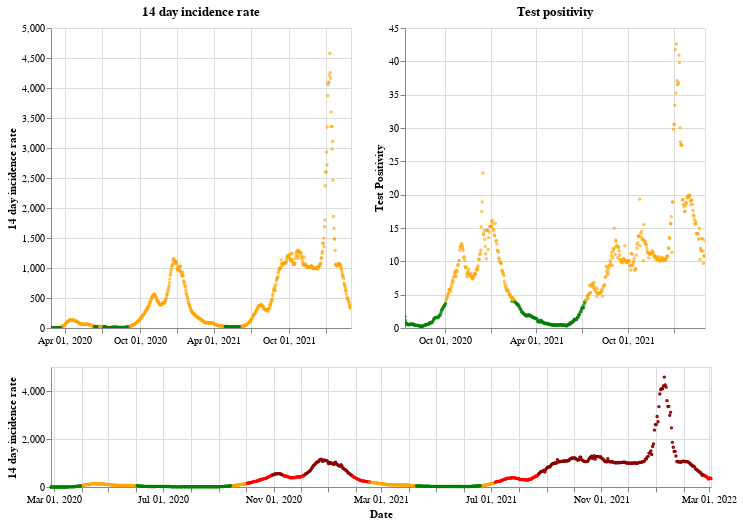

Notebook code cell kept with this figure:
### Markdown cell above
## Wales

### Code cell
plot_traffic_light('Wales')

### Figure 1 — Vega-Lite specification as saved in the notebook (floating-point values rounded to 4 significant figures; data arrays with more than 128 entries replaced by an {"elided": "..."} marker saying what was removed)
{"config": {"view": {"continuousWidth": 400, "continuousHeight": 300}}, "vconcat": [{"hconcat": [{"mark": {"type": "point", "size": 2}, "encoding": {"color": {"condition": {"value": "green", "test": "(datum.twoWeeklyCasesRate <= 25)"}, "value": "orange"}, "tooltip": [{"type": "nominal", "field": "areaName"}, {"type": "temporal", "field": "date"}, {"type": "quantitative", "field": "twoWeeklyCasesRate"}, {"type": "quantitative", "field": "testPositivity"}], "x": {"type": "temporal", "axis": {"title": ""}, "field": "date", "scale": {"domain": {"selection": "DateBrush"}}, "timeUnit": "yearmonthdate"}, "y": {"type": "quantitative", "axis": {"title": "14 day incidence rate"}, "field": "twoWeeklyCasesRate"}}, "title": "14 day incidence rate", "width": 300}, {"mark": {"type": "point", "size": 2}, "encoding": {"color": {"condition": {"value": "green", "test": "(datum.testPositivity <= 4)"}, "value": "orange"}, "tooltip": [{"type": "nominal", "field": "areaName"}, {"type": "temporal", "field": "date"}, {"type": "quantitative", "field": "twoWeeklyCasesRate"}, {"type": "quantitative", "field": "testPositivity"}], "x": {"type": "temporal", "axis": {"title": ""}, "field": "date", "scale": {"domain": {"selection": "DateBrush"}}, "timeUnit": "yearmonthdate"}, "y": {"type": "quantitative", "axis": {"title": "Test Positivity"}, "field": "testPositivity"}}, "title": "Test positivity", "width": 300}]}, {"layer": [{"mark": {"type": "point", "size": 2}, "encoding": {"color": {"condition": {"value": "orange", "test": "(((datum.testPositivity < 4) && (datum.twoWeeklyCasesRate >= 50)) && (datum.twoWeeklyCasesRate < 200))"}, "value": "red"}, "opacity": {"condition": {"value": 1, "test": "((datum.twoWeeklyCasesRate >= 50) && (datum.twoWeeklyCasesRate < 500))"}, "value": 0}, "tooltip": [{"type": "nominal", "field": "areaName"}, {"type": "temporal", "field": "date"}, {"type": "quantitative", "field": "twoWeeklyCasesRate"}, {"type": "quantitative", "field": "testPositivity"}], "x": {"type": "temporal", "axis": {"title": "Date"}, "field": "date", "timeUnit": "yearmonthdate"}, "y": {"type": "quantitative", "axis": {"title": "14 day incidence rate"}, "field": "twoWeeklyCasesRate"}}, "selection": {"DateBrush": {"type": "interval", "encodings": ["x"], "fields": ["Time"]}}}, {"mark": {"type": "point", "size": 2}, "encoding": {"color": {"value": "darkred"}, "opacity": {"condition": {"value": 1, "test": "(datum.twoWeeklyCasesRate >= 500)"}, "value": 0}, "tooltip": [{"type": "nominal", "field": "areaName"}, {"type": "temporal", "field": "date"}, {"type": "quantitative", "field": "twoWeeklyCasesRate"}, {"type": "quantitative", "field": "testPositivity"}], "x": {"type": "temporal", "axis": {"title": "Date"}, "field": "date", "timeUnit": "yearmonthdate"}, "y": {"type": "quantitative", "axis": {"title": "14 day incidence rate"}, "field": "twoWeeklyCasesRate"}}}, {"mark": {"type": "point", "size": 2}, "encoding": {"color": {"condition": {"value": "green", "test": "((datum.testPositivity < 4) && (datum.twoWeeklyCasesRate < 50))"}, "value": "orange"}, "opacity": {"condition": {"value": 1, "test": "(datum.twoWeeklyCasesRate < 50)"}, "value": 0}, "tooltip": [{"type": "nominal", "field": "areaName"}, {"type": "temporal", "field": "date"}, {"type": "quantitative", "field": "twoWeeklyCasesRate"}, {"type": "quantitative", "field": "testPositivity"}], "x": {"type": "temporal", "axis": {"title": "Date"}, "field": "date", "timeUnit": "yearmonthdate"}, "y": {"type": "quantitative", "axis": {"title": "14 day incidence rate"}, "field": "twoWeeklyCasesRate"}}}], "height": 120, "width": 660}], "data": {"name": "data-aeda59bb8a3f01fb2671f6f09076282a"}, "$schema": "https://vega.github.io/schema/vega-lite/v4.8.1.json", "datasets": {"data-aeda59bb8a3f01fb2671f6f09076282a": {"elided": "736 records"}}}
